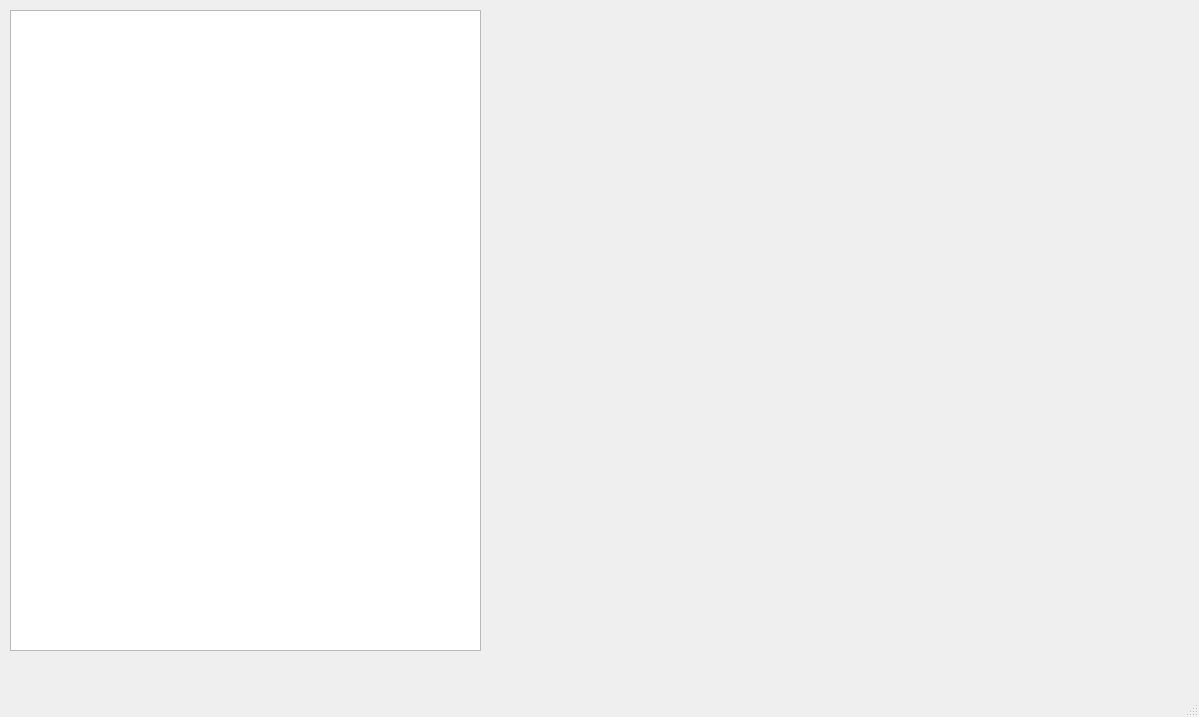
<?xml version="1.0" encoding="UTF-8"?>
<ui version="4.0">
 <class>MainWindow</class>
 <widget class="QMainWindow" name="MainWindow">
  <property name="geometry">
   <rect>
    <x>0</x>
    <y>0</y>
    <width>1199</width>
    <height>717</height>
   </rect>
  </property>
  <property name="sizePolicy">
   <sizepolicy hsizetype="Preferred" vsizetype="Preferred">
    <horstretch>0</horstretch>
    <verstretch>0</verstretch>
   </sizepolicy>
  </property>
  <property name="windowTitle">
   <string>MainWindow</string>
  </property>
  <property name="layoutDirection">
   <enum>Qt::LayoutDirection::LeftToRight</enum>
  </property>
  <widget class="QWidget" name="centralwidget">
   <widget class="QTreeView" name="treeView">
    <property name="geometry">
     <rect>
      <x>10</x>
      <y>10</y>
      <width>471</width>
      <height>641</height>
     </rect>
    </property>
    <property name="sizePolicy">
     <sizepolicy hsizetype="Expanding" vsizetype="Expanding">
      <horstretch>0</horstretch>
      <verstretch>0</verstretch>
     </sizepolicy>
    </property>
   </widget>
  </widget>
  <widget class="QMenuBar" name="menubar">
   <property name="geometry">
    <rect>
     <x>0</x>
     <y>0</y>
     <width>1199</width>
     <height>33</height>
    </rect>
   </property>
  </widget>
  <widget class="QStatusBar" name="statusBar"/>
 </widget>
 <resources/>
 <connections/>
</ui>
